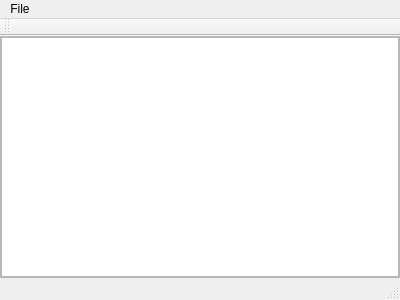
<?xml version="1.0" encoding="UTF-8"?>
<ui version="4.0">
 <class>MainWindow</class>
 <widget class="QMainWindow" name="MainWindow">
  <property name="geometry">
   <rect>
    <x>0</x>
    <y>0</y>
    <width>400</width>
    <height>300</height>
   </rect>
  </property>
  <property name="windowTitle">
   <string>MainWindow</string>
  </property>
  <widget class="QWidget" name="centralWidget">
   <layout class="QVBoxLayout" name="verticalLayout">
    <item>
     <widget class="QScrollArea" name="scrollArea">
      <property name="enabled">
       <bool>true</bool>
      </property>
      <property name="widgetResizable">
       <bool>true</bool>
      </property>
      <widget class="QWidget" name="scrollAreaWidgetContents">
       <property name="geometry">
        <rect>
         <x>0</x>
         <y>0</y>
         <width>380</width>
         <height>227</height>
        </rect>
       </property>
       <layout class="QVBoxLayout" name="verticalLayout_2">
        <item>
         <widget class="QGraphicsView" name="graphicsView">
          <property name="sizePolicy">
           <sizepolicy hsizetype="Expanding" vsizetype="Expanding">
            <horstretch>0</horstretch>
            <verstretch>0</verstretch>
           </sizepolicy>
          </property>
         </widget>
        </item>
       </layout>
      </widget>
     </widget>
    </item>
   </layout>
  </widget>
  <widget class="QMenuBar" name="menuBar">
   <property name="geometry">
    <rect>
     <x>0</x>
     <y>0</y>
     <width>400</width>
     <height>21</height>
    </rect>
   </property>
   <widget class="QMenu" name="menuFile">
    <property name="title">
     <string>File</string>
    </property>
    <addaction name="actionConnect"/>
   </widget>
   <addaction name="menuFile"/>
  </widget>
  <widget class="QToolBar" name="mainToolBar">
   <attribute name="toolBarArea">
    <enum>TopToolBarArea</enum>
   </attribute>
   <attribute name="toolBarBreak">
    <bool>false</bool>
   </attribute>
  </widget>
  <widget class="QStatusBar" name="statusBar"/>
  <action name="actionConnect">
   <property name="text">
    <string>&amp;Connect ...</string>
   </property>
  </action>
 </widget>
 <layoutdefault spacing="6" margin="0"/>
 <resources/>
 <connections/>
</ui>
